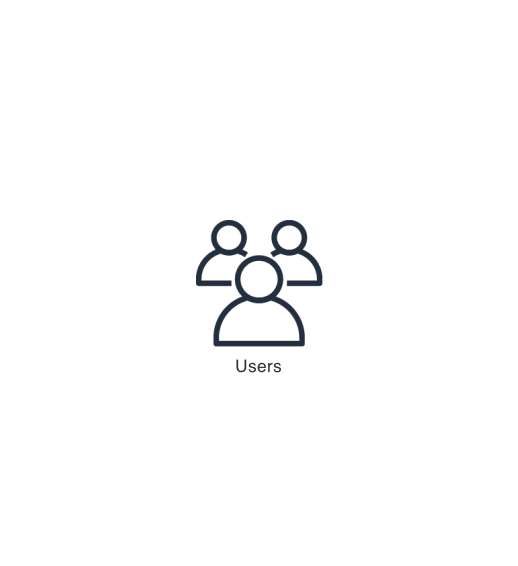

This chart was generated by the following Python code:
from diagrams import Diagram

from diagrams.onprem.client import Users


with Diagram(show=False, filename="users"):
    users = Users("Users")
